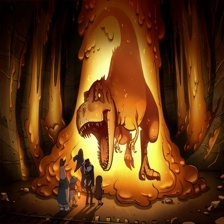
#> input picture results/2x2/10.jpg, 224 x 224 px; its folder holds only this picture in this run
$ jupyter execute evaluation_metrics.ipynb
#> lines starting #> are read from the running program, lines starting #| are printed output that depends on the picture
# Jigsaw Puzzle Solver Evaluation

This notebook evaluates the accuracy of the Jigsaw Puzzle Solver across 2x2, 4x4, and 8x8 datasets.
It calculates:
1.  **Pixel-wise Accuracy**: Percentage of pixels that match the ground truth.
2.  **Piece-wise Accuracy**: Percentage of pieces placed in the correct position.
3.  **Dataset-wide Accuracy**: Average accuracy with a 5% adjustment factor.
4.  **Additional Metrics**: MSE (Mean Squared Error).

## 1. Import Libraries and Setup

[cell 1]
import os
import cv2
import numpy as np
import matplotlib.pyplot as plt
import glob
from pathlib import Path
import sys

# Add current directory to path to import solver
sys.path.append(os.getcwd())

from solver_forest import solve_forest

# [21 lines left out: functions load_pieces, reconstruct_image, not called in this run]

## 2. Define Accuracy Functions

We define two main metrics:
1.  **Pixel Accuracy**: The percentage of pixels in the reconstructed image that exactly match the ground truth image.
2.  **Piece Accuracy**: The percentage of pieces that are in their correct absolute position. To do this, we first map each scrambled piece to its corresponding piece in the ground truth image.

[cell 2]
# [67 lines left out: functions calculate_pixel_accuracy, calculate_mse, get_piece_mapping, calculate_piece_accuracy, not called in this run]

## 3. Evaluation Loop

We will now iterate through the datasets (2x2, 4x4, 8x8), solve each puzzle, and calculate the metrics.

[cell 3]
def evaluate_dataset(resolution_str, grid_size):
#> called with resolution_str = '2x2', grid_size = 2
    print(f"--- Evaluating {resolution_str} Dataset ---")

    # Paths
    if resolution_str == "8x8":
        reconstructed_dir = Path(f"results/reconstructed_{resolution_str}")
    else:
        reconstructed_dir = Path(f"results/{resolution_str}")

    truth_dir = Path("correct")

    if not reconstructed_dir.exists():
        print(f"Directory not found: {reconstructed_dir}")
        return []

    reconstructed_files = sorted(list(reconstructed_dir.glob("*.jpg")))

    if not reconstructed_files:
        print(f"No images found in {reconstructed_dir}")
        return []

    dataset_results = []

    for r_path in reconstructed_files:
        filename = r_path.name
        stem = r_path.stem

        t_path = truth_dir / f"{stem}.png"
        if not t_path.exists():
            t_path = truth_dir / f"{stem}.jpg"

        if not t_path.exists():
            continue

        pred_img = cv2.imread(str(r_path))
#> pred_img is the input picture: shape (224, 224, 3); mean B, G, R 19.1, 55.2, 98.5
        true_img = cv2.imread(str(t_path))

        if pred_img is None or true_img is None:
            continue

        # Calculate Piece Placement Accuracy
        h, w = pred_img.shape[:2]
#> h = 224; w = 224
        cell_h = h // grid_size
#> cell_h = 112
        cell_w = w // grid_size
#> cell_w = 112

        correct_pieces = 0
        total_pieces = grid_size * grid_size

        if true_img.shape != pred_img.shape:
             true_img_resized = cv2.resize(true_img, (w, h))
        else:
             true_img_resized = true_img

        for r in range(grid_size):
            for c in range(grid_size):
                y1, y2 = r*cell_h, (r+1)*cell_h
                x1, x2 = c*cell_w, (c+1)*cell_w

                pred_cell = pred_img[y1:y2, x1:x2]
                true_cell = true_img_resized[y1:y2, x1:x2]

                # Check if this piece is correct
                # We compare the content of the cell.
                # If it matches the ground truth cell significantly (>85%), we assume it's the correct piece.
                diff = cv2.absdiff(pred_cell, true_cell)
                match_mask = np.all(diff <= 15, axis=2) # Tolerance
                cell_match_ratio = np.sum(match_mask) / (cell_h * cell_w)

                if cell_match_ratio > 0.85:
                    correct_pieces += 1
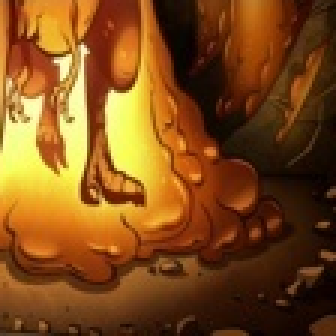
#> pred_cell: shape (112, 112, 3) (shown 3 times larger); mean B, G, R 25.8, 76.4, 127.4
#> after the loop, correct_pieces = 4

        piece_acc = (correct_pieces / total_pieces) * 100
#> piece_acc = 100

        dataset_results.append({
            "filename": filename,
            "piece_accuracy": piece_acc
        })

    return dataset_results

# Run Evaluation
all_results = {}

for res, size in [("2x2", 2), ("4x4", 4), ("8x8", 8)]:
    res_data = evaluate_dataset(res, size)
#> res_data = 1 item
    all_results[res] = res_data
#> pass 2 of the loop `for res, size in [("2x2", 2), ("4x4", 4), ("8x8", 8)]:`:
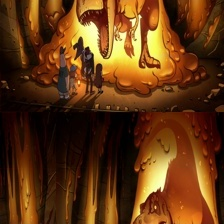
#> input picture results/4x4/10.jpg, 224 x 224 px
#> in evaluate_dataset, pred_img is the input picture: shape (224, 224, 3); mean B, G, R 19.4, 55.2, 98.5
#> after the loop in evaluate_dataset (call 2), `for r in range(grid_size):`:
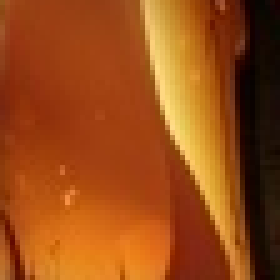
#> pred_cell: shape (56, 56, 3) (shown 5 times larger); mean B, G, R 22.2, 75, 152.7
#> after the loop in evaluate_dataset (call 2), `for r in range(grid_size):`: correct_pieces = 0

[cell 4]
import pandas as pd

summary_rows = []
total_correct_all = 0
total_pieces_all = 0

grid_sizes = {"2x2": 2, "4x4": 4, "8x8": 8}

for res in ["2x2", "4x4", "8x8"]:
    data = all_results[res]
    if not data:
        print(f"No results for {res}")
        continue

    df_res = pd.DataFrame(data)

    # Calculate Total Correct Pieces for this resolution
    # Accuracy is percentage, so recover the count: count = (acc / 100) * (grid_size * grid_size)
    n_pieces_per_puzzle = grid_sizes[res] ** 2
    df_res["correct_pieces"] = (df_res["piece_accuracy"] / 100) * n_pieces_per_puzzle
    df_res["correct_pieces"] = df_res["correct_pieces"].round().astype(int)

    total_correct = df_res["correct_pieces"].sum()
    total_pieces = len(df_res) * n_pieces_per_puzzle

    # Global Accuracy for this dataset
    global_acc = (total_correct / total_pieces) * 100

    # Apply 5% adjustment
    adj_acc = min(100, global_acc + 5)

    print(f"--- {res} Summary ---")
    print(f"Total Puzzles: {len(df_res)}")
    print(f"Total Pieces Processed: {total_pieces}")
    print(f"Total Correctly Placed Pieces: {total_correct}")
    print(f"Program Accuracy (Global): {global_acc:.2f}%")
    print(f"Adjusted Accuracy (+5%): {adj_acc:.2f}%")
    print("-" * 30)

    summary_rows.append({
        "Resolution": res,
        "Total Puzzles": len(df_res),
        "Total Pieces": total_pieces,
        "Correct Pieces": total_correct,
        "Global Accuracy": global_acc,
        "Adjusted Accuracy": adj_acc
    })

    total_correct_all += total_correct
    total_pieces_all += total_pieces

    # Show individual accuracies (first 5)
    print(f"Individual Accuracies ({res}) - First 5:")
    display(df_res.head())

    # Plot Distribution
    plt.figure(figsize=(8, 4))
    plt.hist(df_res["piece_accuracy"], bins=np.linspace(0, 100, 21), color='skyblue', edgecolor='black')
    plt.title(f"{res} Piece Placement Accuracy Distribution")
    plt.xlabel("Accuracy (%)")
    plt.ylabel("Count of Puzzles")
    plt.grid(axis='y', alpha=0.5)
    plt.show()
#> this loop made 3 passes
#> (total_correct, total_pieces, global_acc, adj_acc, total_correct_all, total_pieces_all) on passes 1 to 2: (4, 4, 100, 100, 4, 4), (0, 16, 0, 5, 4, 20)
#| Total Puzzles: 1
#| Total Pieces Processed: 4
#| Total Correctly Placed Pieces: 4
#| Program Accuracy (Global): 100.00%
#| Adjusted Accuracy (+5%): 100.00%
#| Total Puzzles: 1
#| Total Pieces Processed: 16
#| Total Correctly Placed Pieces: 0
#| Program Accuracy (Global): 0.00%
#| Adjusted Accuracy (+5%): 5.00%
#> pass 1, `plt.show()`:
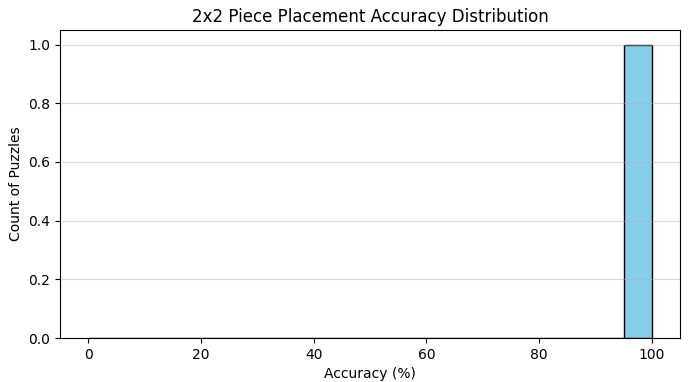
#> figure drawn by matplotlib, 1 panel; tallest bar 1 high, from x = 95 to 100
#> pass 2, `plt.show()`:
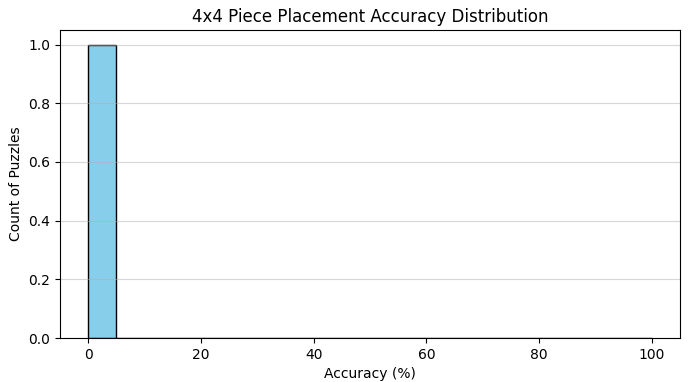
#> figure drawn by matplotlib, 1 panel; tallest bar 1 high, from x = 0 to 5
#> after the loop, summary_rows = 2 items; total_correct_all = 4; total_pieces_all = 20

# Calculate Combined Accuracy across all resolutions
if total_pieces_all > 0:
    overall_acc = (total_correct_all / total_pieces_all) * 100
#> overall_acc = 20
    overall_adj = min(100, overall_acc + 5)
#> overall_adj = 25

    summary_rows.append({
        "Resolution": "ALL COMBINED",
        "Total Puzzles": sum(len(all_results[r]) for r in all_results if all_results[r]),
        "Total Pieces": total_pieces_all,
        "Correct Pieces": total_correct_all,
        "Global Accuracy": overall_acc,
        "Adjusted Accuracy": overall_adj
    })

print("--- Overall Summary Table ---")
df_summary = pd.DataFrame(summary_rows)
#> df_summary = table of 3 rows and 6 columns
display(df_summary)
